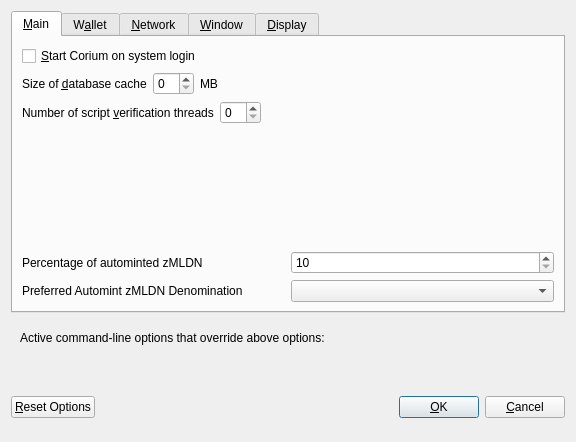
<?xml version="1.0" encoding="UTF-8"?>
<ui version="4.0">
 <class>OptionsDialog</class>
 <widget class="QDialog" name="OptionsDialog">
  <property name="geometry">
   <rect>
    <x>0</x>
    <y>0</y>
    <width>576</width>
    <height>442</height>
   </rect>
  </property>
  <property name="windowTitle">
   <string>Options</string>
  </property>
  <property name="modal">
   <bool>true</bool>
  </property>
  <layout class="QVBoxLayout" name="verticalLayout">
   <item>
    <widget class="QTabWidget" name="tabWidget">
     <property name="currentIndex">
      <number>0</number>
     </property>
     <widget class="QWidget" name="tabMain">
      <attribute name="title">
       <string>&amp;Main</string>
      </attribute>
      <layout class="QVBoxLayout" name="verticalLayout_Main">
       <item>
        <widget class="QCheckBox" name="bitcoinAtStartup">
         <property name="toolTip">
          <string>Automatically start Corium after logging in to the system.</string>
         </property>
         <property name="text">
          <string>&amp;Start Corium on system login</string>
         </property>
        </widget>
       </item>
       <item>
        <layout class="QHBoxLayout" name="horizontalLayout_2_Main">
         <item>
          <widget class="QLabel" name="databaseCacheLabel">
           <property name="text">
            <string>Size of &amp;database cache</string>
           </property>
           <property name="textFormat">
            <enum>Qt::PlainText</enum>
           </property>
           <property name="buddy">
            <cstring>databaseCache</cstring>
           </property>
          </widget>
         </item>
         <item>
          <widget class="QSpinBox" name="databaseCache"/>
         </item>
         <item>
          <widget class="QLabel" name="databaseCacheUnitLabel">
           <property name="text">
            <string>MB</string>
           </property>
           <property name="textFormat">
            <enum>Qt::PlainText</enum>
           </property>
          </widget>
         </item>
         <item>
          <spacer name="horizontalSpacer_2_Main">
           <property name="orientation">
            <enum>Qt::Horizontal</enum>
           </property>
           <property name="sizeHint" stdset="0">
            <size>
             <width>40</width>
             <height>20</height>
            </size>
           </property>
          </spacer>
         </item>
        </layout>
       </item>
       <item>
        <layout class="QHBoxLayout" name="horizontalLayout_3_Main">
         <item>
          <widget class="QLabel" name="threadsScriptVerifLabel">
           <property name="text">
            <string>Number of script &amp;verification threads</string>
           </property>
           <property name="textFormat">
            <enum>Qt::PlainText</enum>
           </property>
           <property name="buddy">
            <cstring>threadsScriptVerif</cstring>
           </property>
          </widget>
         </item>
         <item>
          <widget class="QSpinBox" name="threadsScriptVerif">
           <property name="toolTip">
            <string>(0 = auto, &lt;0 = leave that many cores free)</string>
           </property>
          </widget>
         </item>
         <item>
          <spacer name="horizontalSpacer_3_Main">
           <property name="orientation">
            <enum>Qt::Horizontal</enum>
           </property>
           <property name="sizeHint" stdset="0">
            <size>
             <width>40</width>
             <height>20</height>
            </size>
           </property>
          </spacer>
         </item>
        </layout>
       </item>
       <item>
        <spacer name="verticalSpacer_2">
         <property name="orientation">
          <enum>Qt::Vertical</enum>
         </property>
         <property name="sizeHint" stdset="0">
          <size>
           <width>20</width>
           <height>40</height>
          </size>
         </property>
        </spacer>
       </item>
       <item>
        <layout class="QHBoxLayout" name="horizontalLayout_3">
         <item>
          <widget class="QLabel" name="percentage_label">
           <property name="toolTip">
            <string>Percentage of incoming CORIUM which get automatically converted to zMLDN via Zerocoin Protocol (min: 10%)</string>
           </property>
           <property name="text">
            <string>Percentage of autominted zMLDN</string>
           </property>
          </widget>
         </item>
         <item>
          <widget class="QSpinBox" name="zeromintPercentage">
           <property name="minimum">
            <number>10</number>
           </property>
           <property name="maximum">
            <number>100</number>
           </property>
          </widget>
         </item>
        </layout>
       </item>
       <item>
        <layout class="QHBoxLayout" name="horizontalLayout" stretch="0,0">
         <property name="sizeConstraint">
          <enum>QLayout::SetFixedSize</enum>
         </property>
         <item>
          <widget class="QLabel" name="labelPreferredDenom">
           <property name="maximumSize">
            <size>
             <width>16777215</width>
             <height>16777215</height>
            </size>
           </property>
           <property name="toolTip">
            <string>Wait with automatic conversion to Zerocoin until enough CORIUM for this denomination is available</string>
           </property>
           <property name="text">
            <string>Preferred Automint zMLDN Denomination</string>
           </property>
          </widget>
         </item>
         <item>
          <widget class="QComboBox" name="preferredDenom">
           <property name="maximumSize">
            <size>
             <width>16777215</width>
             <height>27</height>
            </size>
           </property>
           <property name="toolTip">
            <string>Wait with automatic conversion to Zerocoin until enough CORIUM for this denomination is available</string>
           </property>
           <property name="maxVisibleItems">
            <number>9</number>
           </property>
           <property name="maxCount">
            <number>9</number>
           </property>
          </widget>
         </item>
        </layout>
       </item>
      </layout>
     </widget>
     <widget class="QWidget" name="tabWallet">
      <attribute name="title">
       <string>W&amp;allet</string>
      </attribute>
      <layout class="QVBoxLayout" name="verticalLayout_Wallet">
       <item>
        <widget class="QGroupBox" name="groupBox">
         <property name="title">
          <string>Expert</string>
         </property>
         <layout class="QVBoxLayout" name="verticalLayout_2">
          <item>
           <widget class="QCheckBox" name="coinControlFeatures">
            <property name="toolTip">
             <string>Whether to show coin control features or not.</string>
            </property>
            <property name="text">
             <string>Enable coin &amp;control features</string>
            </property>
           </widget>
          </item>
          <item>
           <widget class="QCheckBox" name="showMasternodesTab">
            <property name="toolTip">
             <string>Show additional tab listing all your masternodes in first sub-tab&lt;br/&gt;and all masternodes on the network in second sub-tab.</string>
            </property>
            <property name="text">
             <string>Show Masternodes Tab</string>
            </property>
           </widget>
          </item>
          <item>
           <widget class="QCheckBox" name="spendZeroConfChange">
            <property name="toolTip">
             <string>If you disable the spending of unconfirmed change, the change from a transaction&lt;br/&gt;cannot be used until that transaction has at least one confirmation.&lt;br/&gt;This also affects how your balance is computed.</string>
            </property>
            <property name="text">
             <string>&amp;Spend unconfirmed change</string>
            </property>
           </widget>
          </item>
         </layout>
        </widget>
       </item>
       <item>
        <spacer name="verticalSpacer_Wallet">
         <property name="orientation">
          <enum>Qt::Vertical</enum>
         </property>
         <property name="sizeHint" stdset="0">
          <size>
           <width>20</width>
           <height>40</height>
          </size>
         </property>
        </spacer>
       </item>
      </layout>
     </widget>
     <widget class="QWidget" name="tabNetwork">
      <attribute name="title">
       <string>&amp;Network</string>
      </attribute>
      <layout class="QVBoxLayout" name="verticalLayout_Network">
       <item>
        <widget class="QCheckBox" name="mapPortUpnp">
         <property name="toolTip">
          <string>Automatically open the Corium client port on the router. This only works when your router supports UPnP and it is enabled.</string>
         </property>
         <property name="text">
          <string>Map port using &amp;UPnP</string>
         </property>
        </widget>
       </item>
       <item>
        <widget class="QCheckBox" name="allowIncoming">
         <property name="toolTip">
          <string>Accept connections from outside</string>
         </property>
         <property name="text">
          <string>Allow incoming connections</string>
         </property>
        </widget>
       </item>
       <item>
        <widget class="QCheckBox" name="connectSocks">
         <property name="toolTip">
          <string>Connect to the Corium network through a SOCKS5 proxy.</string>
         </property>
         <property name="text">
          <string>&amp;Connect through SOCKS5 proxy (default proxy):</string>
         </property>
        </widget>
       </item>
       <item>
        <layout class="QHBoxLayout" name="horizontalLayout_1_Network">
         <item>
          <widget class="QLabel" name="proxyIpLabel">
           <property name="text">
            <string>Proxy &amp;IP:</string>
           </property>
           <property name="textFormat">
            <enum>Qt::PlainText</enum>
           </property>
           <property name="buddy">
            <cstring>proxyIp</cstring>
           </property>
          </widget>
         </item>
         <item>
          <widget class="QValidatedLineEdit" name="proxyIp">
           <property name="minimumSize">
            <size>
             <width>140</width>
             <height>0</height>
            </size>
           </property>
           <property name="maximumSize">
            <size>
             <width>140</width>
             <height>16777215</height>
            </size>
           </property>
           <property name="toolTip">
            <string>IP address of the proxy (e.g. IPv4: 127.0.0.1 / IPv6: ::1)</string>
           </property>
          </widget>
         </item>
         <item>
          <widget class="QLabel" name="proxyPortLabel">
           <property name="text">
            <string>&amp;Port:</string>
           </property>
           <property name="textFormat">
            <enum>Qt::PlainText</enum>
           </property>
           <property name="buddy">
            <cstring>proxyPort</cstring>
           </property>
          </widget>
         </item>
         <item>
          <widget class="QLineEdit" name="proxyPort">
           <property name="minimumSize">
            <size>
             <width>55</width>
             <height>0</height>
            </size>
           </property>
           <property name="maximumSize">
            <size>
             <width>55</width>
             <height>16777215</height>
            </size>
           </property>
           <property name="toolTip">
            <string>Port of the proxy (e.g. 9050)</string>
           </property>
          </widget>
         </item>
         <item>
          <spacer name="horizontalSpacer_1_Network">
           <property name="orientation">
            <enum>Qt::Horizontal</enum>
           </property>
           <property name="sizeHint" stdset="0">
            <size>
             <width>40</width>
             <height>20</height>
            </size>
           </property>
          </spacer>
         </item>
        </layout>
       </item>
       <item>
        <spacer name="verticalSpacer_Network">
         <property name="orientation">
          <enum>Qt::Vertical</enum>
         </property>
         <property name="sizeHint" stdset="0">
          <size>
           <width>20</width>
           <height>40</height>
          </size>
         </property>
        </spacer>
       </item>
      </layout>
     </widget>
     <widget class="QWidget" name="tabWindow">
      <attribute name="title">
       <string>&amp;Window</string>
      </attribute>
      <layout class="QVBoxLayout" name="verticalLayout_Window">
       <item>
        <widget class="QCheckBox" name="minimizeToTray">
         <property name="toolTip">
          <string>Show only a tray icon after minimizing the window.</string>
         </property>
         <property name="text">
          <string>&amp;Minimize to the tray instead of the taskbar</string>
         </property>
        </widget>
       </item>
       <item>
        <widget class="QCheckBox" name="minimizeOnClose">
         <property name="toolTip">
          <string>Minimize instead of exit the application when the window is closed. When this option is enabled, the application will be closed only after selecting Quit in the menu.</string>
         </property>
         <property name="text">
          <string>M&amp;inimize on close</string>
         </property>
        </widget>
       </item>
       <item>
        <spacer name="verticalSpacer_Window">
         <property name="orientation">
          <enum>Qt::Vertical</enum>
         </property>
         <property name="sizeHint" stdset="0">
          <size>
           <width>20</width>
           <height>40</height>
          </size>
         </property>
        </spacer>
       </item>
      </layout>
     </widget>
     <widget class="QWidget" name="tabDisplay">
      <attribute name="title">
       <string>&amp;Display</string>
      </attribute>
      <layout class="QVBoxLayout" name="verticalLayout_Display">
       <item>
        <layout class="QHBoxLayout" name="horizontalLayout_1_Display">
         <item>
          <widget class="QLabel" name="langLabel">
           <property name="text">
            <string>User Interface &amp;language:</string>
           </property>
           <property name="textFormat">
            <enum>Qt::PlainText</enum>
           </property>
           <property name="buddy">
            <cstring>lang</cstring>
           </property>
          </widget>
         </item>
         <item>
          <widget class="QValueComboBox" name="lang">
           <property name="toolTip">
            <string>The user interface language can be set here. This setting will take effect after restarting Corium.</string>
           </property>
          </widget>
         </item>
        </layout>
       </item>
       <item>
        <widget class="QLabel" name="label_3">
         <property name="toolTip">
          <string notr="true"/>
         </property>
         <property name="statusTip">
          <string notr="true"/>
         </property>
         <property name="whatsThis">
          <string notr="true"/>
         </property>
         <property name="accessibleName">
          <string notr="true"/>
         </property>
         <property name="text">
          <string>Language missing or translation incomplete? Help contributing translations here:
https://www.transifex.com/corium-project/corium-project-translations</string>
         </property>
         <property name="wordWrap">
          <bool>true</bool>
         </property>
         <property name="openExternalLinks">
          <bool>true</bool>
         </property>
         <property name="textInteractionFlags">
          <set>Qt::TextBrowserInteraction</set>
         </property>
        </widget>
       </item>
       <item>
        <layout class="QHBoxLayout" name="horizontalLayout_4_Display" stretch="0,0">
         <item>
          <widget class="QLabel" name="themeLabel">
           <property name="text">
            <string>User Interface Theme:</string>
           </property>
          </widget>
         </item>
         <item>
          <widget class="QValueComboBox" name="theme"/>
         </item>
        </layout>
       </item>
       <item>
        <widget class="Line" name="line">
         <property name="orientation">
          <enum>Qt::Horizontal</enum>
         </property>
        </widget>
       </item>
       <item>
        <layout class="QHBoxLayout" name="horizontalLayout_2_Display">
         <item>
          <widget class="QLabel" name="unitLabel">
           <property name="text">
            <string>&amp;Unit to show amounts in:</string>
           </property>
           <property name="textFormat">
            <enum>Qt::PlainText</enum>
           </property>
           <property name="buddy">
            <cstring>unit</cstring>
           </property>
          </widget>
         </item>
         <item>
          <widget class="QValueComboBox" name="unit">
           <property name="toolTip">
            <string>Choose the default subdivision unit to show in the interface and when sending coins.</string>
           </property>
          </widget>
         </item>
        </layout>
       </item>
       <item>
        <layout class="QHBoxLayout" name="horizontalLayout_5_Display">
         <item>
          <widget class="QLabel" name="digitsLabel">
           <property name="text">
            <string>Decimal digits</string>
           </property>
          </widget>
         </item>
         <item>
          <widget class="QValueComboBox" name="digits"/>
         </item>
        </layout>
       </item>
       <item>
        <layout class="QHBoxLayout" name="horizontalLayout_3_Display">
         <item>
          <widget class="QLabel" name="thirdPartyTxUrlsLabel">
           <property name="toolTip">
            <string>Third party URLs (e.g. a block explorer) that appear in the transactions tab as context menu items. %s in the URL is replaced by transaction hash. Multiple URLs are separated by vertical bar |.</string>
           </property>
           <property name="text">
            <string>Third party transaction URLs</string>
           </property>
           <property name="buddy">
            <cstring>thirdPartyTxUrls</cstring>
           </property>
          </widget>
         </item>
         <item>
          <widget class="QLineEdit" name="thirdPartyTxUrls">
           <property name="toolTip">
            <string>Third party URLs (e.g. a block explorer) that appear in the transactions tab as context menu items. %s in the URL is replaced by transaction hash. Multiple URLs are separated by vertical bar |.</string>
           </property>
          </widget>
         </item>
        </layout>
       </item>
       <item>
        <spacer name="verticalSpacer">
         <property name="orientation">
          <enum>Qt::Vertical</enum>
         </property>
         <property name="sizeHint" stdset="0">
          <size>
           <width>20</width>
           <height>40</height>
          </size>
         </property>
        </spacer>
       </item>
      </layout>
     </widget>
    </widget>
   </item>
   <item>
    <widget class="QFrame" name="frame">
     <layout class="QVBoxLayout" name="verticalLayout_Bottom">
      <item>
       <layout class="QHBoxLayout" name="horizontalLayout_Bottom">
        <item>
         <widget class="QLabel" name="overriddenByCommandLineInfoLabel">
          <property name="text">
           <string>Active command-line options that override above options:</string>
          </property>
          <property name="textFormat">
           <enum>Qt::PlainText</enum>
          </property>
         </widget>
        </item>
        <item>
         <spacer name="horizontalSpacer_Bottom">
          <property name="orientation">
           <enum>Qt::Horizontal</enum>
          </property>
          <property name="sizeHint" stdset="0">
           <size>
            <width>40</width>
            <height>20</height>
           </size>
          </property>
         </spacer>
        </item>
       </layout>
      </item>
      <item>
       <widget class="QLabel" name="overriddenByCommandLineLabel">
        <property name="text">
         <string/>
        </property>
        <property name="textFormat">
         <enum>Qt::PlainText</enum>
        </property>
        <property name="wordWrap">
         <bool>true</bool>
        </property>
       </widget>
      </item>
     </layout>
    </widget>
   </item>
   <item>
    <layout class="QHBoxLayout" name="horizontalLayout_Buttons">
     <item>
      <widget class="QPushButton" name="resetButton">
       <property name="toolTip">
        <string>Reset all client options to default.</string>
       </property>
       <property name="text">
        <string>&amp;Reset Options</string>
       </property>
       <property name="autoDefault">
        <bool>false</bool>
       </property>
      </widget>
     </item>
     <item>
      <spacer name="horizontalSpacer_1">
       <property name="orientation">
        <enum>Qt::Horizontal</enum>
       </property>
       <property name="sizeHint" stdset="0">
        <size>
         <width>40</width>
         <height>48</height>
        </size>
       </property>
      </spacer>
     </item>
     <item>
      <widget class="QLabel" name="statusLabel">
       <property name="minimumSize">
        <size>
         <width>200</width>
         <height>0</height>
        </size>
       </property>
       <property name="font">
        <font>
         <weight>75</weight>
         <bold>true</bold>
        </font>
       </property>
       <property name="text">
        <string/>
       </property>
       <property name="textFormat">
        <enum>Qt::PlainText</enum>
       </property>
       <property name="wordWrap">
        <bool>true</bool>
       </property>
      </widget>
     </item>
     <item>
      <spacer name="horizontalSpacer_2">
       <property name="orientation">
        <enum>Qt::Horizontal</enum>
       </property>
       <property name="sizeHint" stdset="0">
        <size>
         <width>40</width>
         <height>48</height>
        </size>
       </property>
      </spacer>
     </item>
     <item>
      <widget class="QPushButton" name="okButton">
       <property name="text">
        <string>&amp;OK</string>
       </property>
       <property name="autoDefault">
        <bool>false</bool>
       </property>
       <property name="default">
        <bool>true</bool>
       </property>
      </widget>
     </item>
     <item>
      <widget class="QPushButton" name="cancelButton">
       <property name="text">
        <string>&amp;Cancel</string>
       </property>
       <property name="autoDefault">
        <bool>false</bool>
       </property>
      </widget>
     </item>
    </layout>
   </item>
  </layout>
 </widget>
 <customwidgets>
  <customwidget>
   <class>QValidatedLineEdit</class>
   <extends>QLineEdit</extends>
   <header>qvalidatedlineedit.h</header>
  </customwidget>
  <customwidget>
   <class>QValueComboBox</class>
   <extends>QComboBox</extends>
   <header>qvaluecombobox.h</header>
  </customwidget>
 </customwidgets>
 <resources/>
 <connections/>
</ui>
